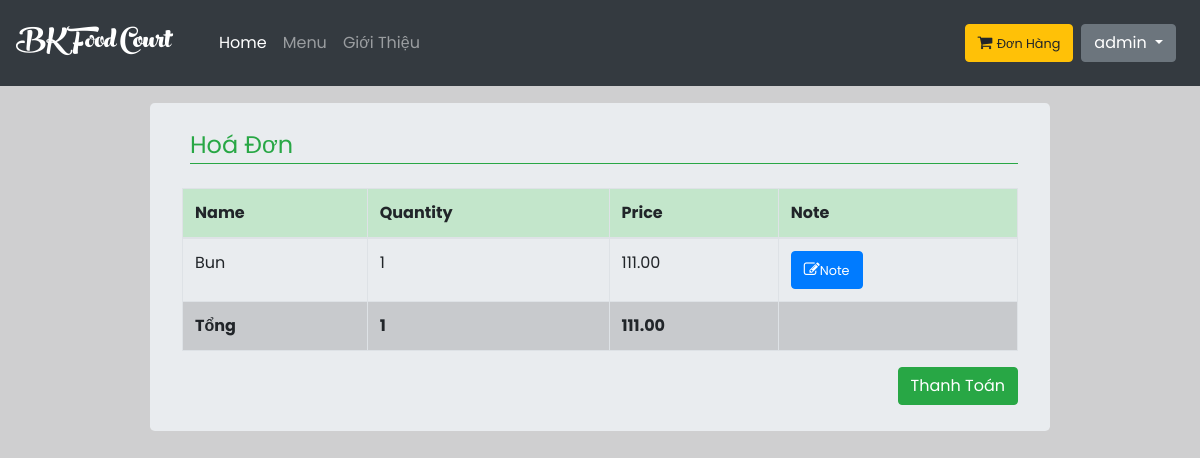
Page /cart/payment/ (signed in) on the earlier database version.
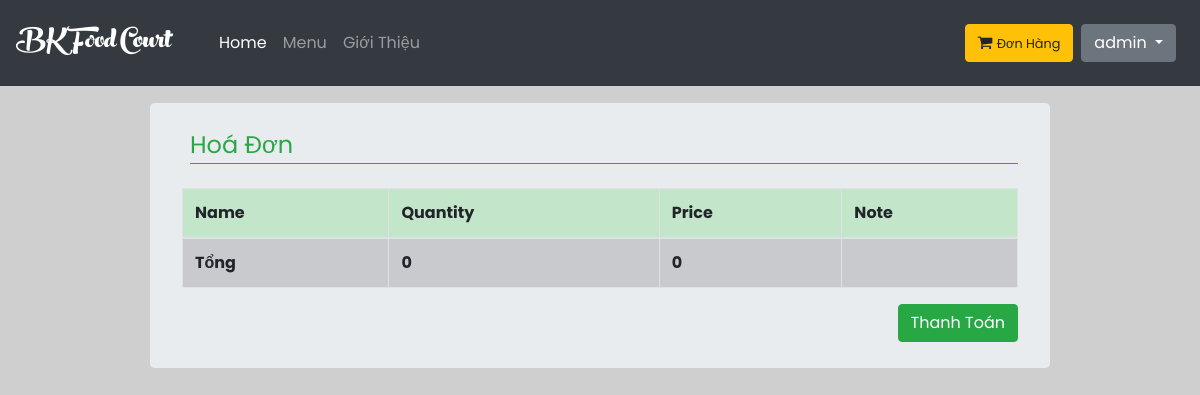
Same page on the later database version.
### home/models.py (models this page shows, shortened)
class Cart(models.Model):
    user = models.ForeignKey(User, on_delete=models.CASCADE)
    food = models.ForeignKey(Product, on_delete=models.CASCADE)
    quantity = models.IntegerField(default=1)
    date_buy = models.DateTimeField(default=datetime.now())
    notice = models.TextField(blank=True,default='')
    class Meta:
        ordering = ('user',)

class Product(models.Model):
    CATEGORY = (
        (0, 'Cơm'),
        (1, 'Bún'),
        (2, 'Phở'),
        (3, 'Bánh Mì'),
    )
    shop = models.ForeignKey(User, on_delete=models.CASCADE, limit_choices_to={
        'is_staff': True
    }, default=True)
    category = models.IntegerField(choices=CATEGORY)
    name = models.CharField(max_length=200,
                            db_index=True)
    slug = models.SlugField(max_length=200,
                            db_index=True)
    image = models.ImageField(upload_to='products/%Y/%m/%d',
                              blank=True)
    description = models.TextField(blank=True)
    price = models.DecimalField(max_digits=10, decimal_places=2)
    available = models.BooleanField(default=True)
    created = models.DateTimeField(auto_now_add=True)
    updated = models.DateTimeField(auto_now=True)
    quantity = models.IntegerField(default=1)
    class Meta:
        ordering = ('name',)
        index_together = (('id', 'slug'),)

### menu/views.py (the view, shortened to what this page needs)
# urls.py: path('payment/', views.payment, name='payment'),
def payment(request):
    food = Cart.objects.filter(user=request.user)
    sum = {
        'price': 0,
        'quantity': 0,
    }
    for x in food:
        sum['price'] += x.food.price * x.quantity
        sum['quantity'] += x.quantity
    context = {
        'sum': sum,
        'foods': food,
    }
    return render(request, 'menu/payment.html', context)

### Food/processor.py (called while the page is built)
def context(request):
    return {
        'list': foods.objects.all(),
    }

### templates/menu/payment.html (shortened to what this page needs)
{% extends 'home/base.html' %}
{% block container %}
    <div class="container jumbotron mt-3 w-75 pt-4">
        <fieldset class="mb-3 ml-2">
            <legend class="text-success font-weight border-bottom border-success ">Hoá Đơn</legend>
        </fieldset>
        <table class="table table-{1:striped|sm|bordered|hover|inverse} table-inverse table-bordered">
            <thead class="thead-inverse|thead-default table-success">
            <tr>
                <th>Name</th>
                <th>Quantity</th>
                <th>Price</th>
                <th>Note</th>
            </tr>
            </thead>
            <tbody>
            {% for food in foods %}
                <tr>
                    <td scope="row">{{ food.food.name }}</td>
                    <td>{{ food.quantity }}</td>
                    <td>{{ food.food.price }}</td>
                    <td>
                        <button type="button" class="btn btn-primary" data-toggle="modal" data-target="#exampleModal"
                                data-whatever="@mdo"><i class="fa fa-pencil-square-o"></i><small>Note</small>
                        </button>
                    </td>
                </tr>
            {% endfor %}
            <tr class="table-active">
                <td scope="row"><strong>Tổng</strong></td>
                <td><strong>{{ sum.quantity }}</strong></td>
                <td><strong>{{ sum.price }}</strong></td>
                <td></td>
            </tr>
            </tbody>
        </table>
        <form method="post">
            <button class="btn btn-success float-md-right" type="submit">Thanh Toán</button>
        </form>
    </div>
{% endblock %}

Differences in the rows shown:
removed Cart: food.name "Bun", quantity "1", food.price "111.00"
Other differences:
{{ sum.quantity }}: "1" → "0"
{{ sum.price }}: "111.00" → "0"
